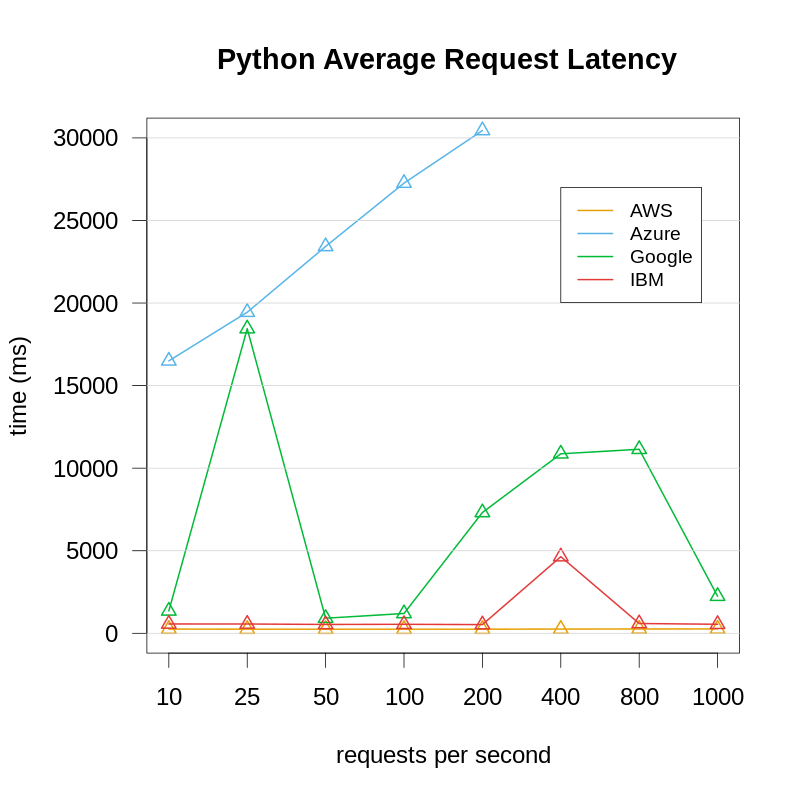

Write the R code that produced this figure.
x <- read.csv("average_latency_all.csv",header=T,sep=",")
x <- t(x)
aws_python <- as.numeric(x[3,1:8])
azure_python <- as.numeric(x[7,1:8])
google_python <- as.numeric(x[12,1:8])
ibm_python <- as.numeric(x[15,1:8])
png(file = "plot_average_latency_python.png", width=800, height=800, units="px", pointsize=24)
par(mar=c(5,5,4,2)+.1)
plot(aws_python, type="o", pch=2, lwd=2, lty=1, col = "#E69F00", xlab = "requests per second", ylab = "", main = " Python Average Request Latency",ylim=c(0,30000), xaxt="n", las=1)
axis(1, at=1:8, labels=c("10", "25", "50", "100", "200", "400", "800", "1000"))
lines(azure_python,lty=1, type="o", pch=2, lwd=2, col = "#56B4E9")
lines(google_python,lty=1, type="o", pch=2, lwd=2, col = "#00BA38")
lines(ibm_python,lty=1, type = "o", pch=2, lwd=2, col = "#E33939")
title(ylab = "time (ms)", mgp=c(4,1,1))
grid (NULL,NULL,nx=0,col = "lightgray")
legend(6, 27000, legend=c("AWS", "Azure", "Google", "IBM"),
col=c("#E69F00", "#56B4E9", "#00BA38", "#E33939"), lwd=2,
lty=c(1,1,1,1), cex=0.8)
